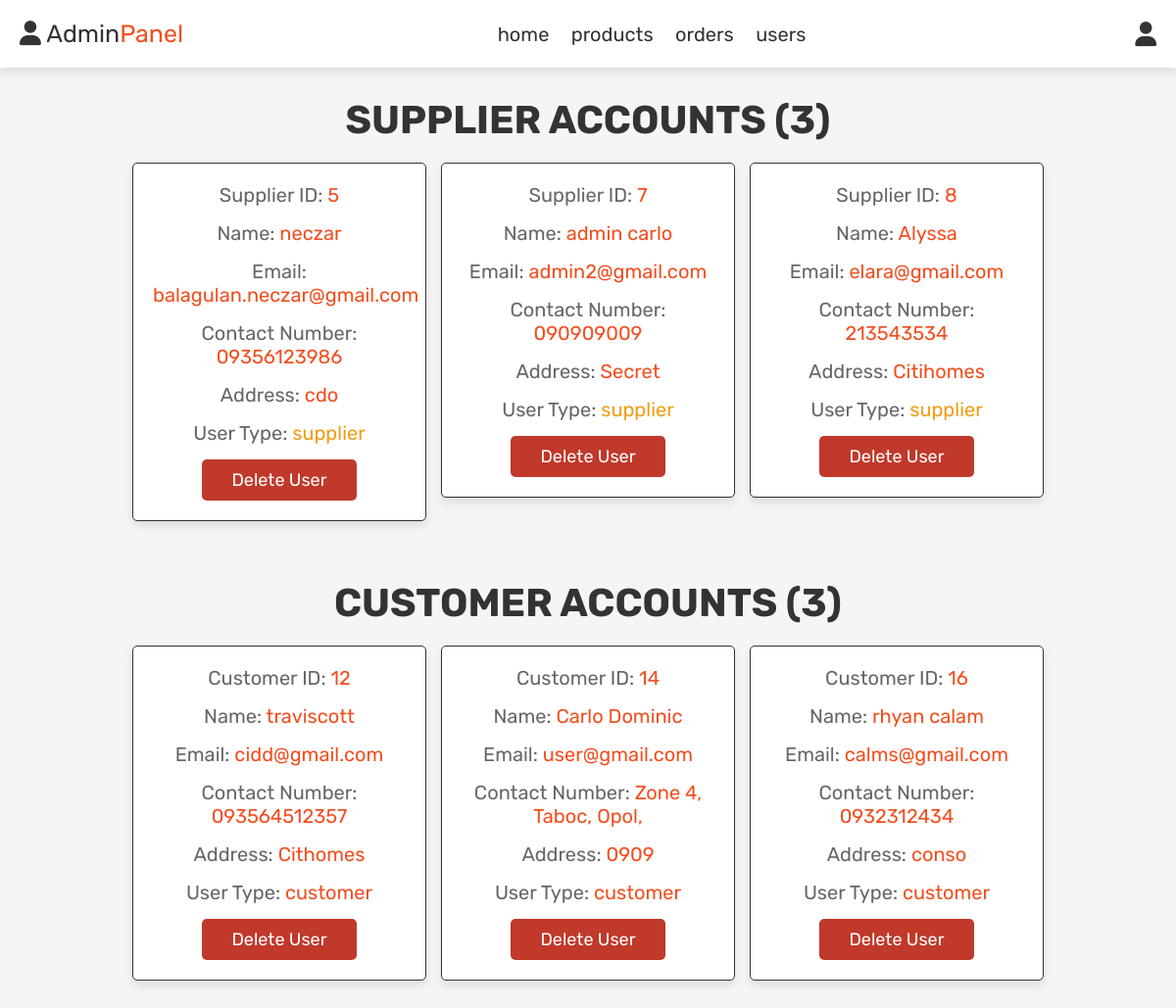
The app's page /admin_users.php (signed in) with its own data.
### tables this page shows
CREATE TABLE `suppliers` (
  `supplier_id` int(11) NOT NULL,
  `supplier_name` varchar(255) NOT NULL,
  `supplier_address` varchar(255) NOT NULL,
  `password` varchar(255) NOT NULL,
  `email` varchar(255) NOT NULL,
  `contact_number` varchar(20) DEFAULT NULL
);

CREATE TABLE `customers` (
  `customer_id` int(11) NOT NULL,
  `customer_name` varchar(255) NOT NULL,
  `email` varchar(255) NOT NULL,
  `shipping_address` varchar(255) NOT NULL,
  `password` varchar(255) NOT NULL,
  `contact_number` varchar(20) DEFAULT NULL
);

### admin_users.php (the view, shortened to what this page needs)
<?php
include 'config.php';
?>
<!DOCTYPE html>
<html lang="en">
<head>
   <link rel="stylesheet" href="https://cdnjs.cloudflare.com/ajax/libs/font-awesome/6.0.0/css/all.min.css">
   <link rel="stylesheet" href="css/admin_style.css">
</head>
<body>
<?php include 'admin_header.php'; ?>
<section class="users">
   <h1 class="title">Supplier Accounts (<?php
      $supplier_count = mysqli_query($conn, "SELECT COUNT(*) as count FROM suppliers") or die('Supplier count query failed');
      $supplier_row = mysqli_fetch_assoc($supplier_count);
      echo $supplier_row['count'];
   ?>)</h1>
   <div class="box-container">
      <?php
         $select_suppliers = mysqli_query($conn, "SELECT supplier_id as user_id, supplier_name AS name, supplier_address, email, contact_number, 'supplier' AS user_type FROM suppliers") or die('Supplier select query failed');
         while($fetch_suppliers = mysqli_fetch_assoc($select_suppliers)){
      ?>
      <div class="box">
         <p> Supplier ID: <span><?php echo $fetch_suppliers['user_id']; ?></span> </p>
         <p> Name: <span><?php echo $fetch_suppliers['name']; ?></span> </p>
         <p> Email: <span><?php echo $fetch_suppliers['email']; ?></span> </p>
         <p> Contact Number: <span><?php echo $fetch_suppliers['contact_number']; ?></span> </p>
         <p> Address: <span><?php echo $fetch_suppliers['supplier_address']; ?></span> </p>
         <p> User Type: <span style="color: var(--orange)"><?php echo $fetch_suppliers['user_type']; ?></span> </p>
         <a href="admin_users.php?delete=<?php echo $fetch_suppliers['user_id']; ?>&user_type=supplier" onclick="return confirm('Delete this user?');" class="delete-btn">Delete User</a>
      </div>
      <?php
         }
      ?>
   </div>
</section>
<section class="users">
   <h1 class="title">Customer Accounts (<?php
      $customer_count = mysqli_query($conn, "SELECT COUNT(*) as count FROM customers") or die('Customer count query failed');
      $customer_row = mysqli_fetch_assoc($customer_count);
      echo $customer_row['count'];
   ?>)</h1>
   <div class="box-container">
      <?php
         $select_customers = mysqli_query($conn, "SELECT customer_id as user_id, customer_name, email,shipping_address, contact_number, 'customer' as user_type FROM customers") or die('Customer select query failed');
         while($fetch_customers = mysqli_fetch_assoc($select_customers)){
      ?>
      <div class="box">
         <p> Customer ID: <span><?php echo $fetch_customers['user_id']; ?></span> </p>
         <p> Name: <span><?php echo $fetch_customers['customer_name']; ?></span> </p>
         <p> Email: <span><?php echo $fetch_customers['email']; ?></span> </p>
         <p> Contact Number: <span><?php echo $fetch_customers['contact_number']; ?></span> </p>
         <p> Address: <span><?php echo $fetch_customers['shipping_address']; ?></span> </p>
         <p> User Type: <span><?php echo $fetch_customers['user_type']; ?></span> </p>
         <a href="admin_users.php?delete=<?php echo $fetch_customers['user_id']; ?>&user_type=customer" onclick="return confirm('Delete this user?');" class="delete-btn">Delete User</a>
      </div>
      <?php
         }
      ?>
   </div>
</section>
</body>
</html>

### css/admin_style.css (style rules this page uses)
:root { --purple:#f24e1e; --red:#c0392b; --orange:#f39c12; --black:#333; --white:#fff; --light-color:#666; --light-white:#ccc; --light-bg:#f5f5f5; --border:.1rem solid var(--black); --box-shadow:0 .5rem 1rem rgba(0,0,0,.1); }
* { font-family: 'Rubik', sans-serif; margin:0; padding:0; box-sizing: border-box; outline: none; border:none; text-decoration: none; transition:all .2s linear; }
html { font-size: 62.5%; overflow-x: hidden; }
body { background-color: var(--light-bg); }
section { padding:3rem 2rem; }
.title { text-align: center; margin-bottom: 2rem; text-transform: uppercase; color:var(--black); font-size: 4rem; }
.btn, .option-btn, .delete-btn, .white-btn { display: inline-block; margin-top: 1rem; padding:1rem 3rem; cursor: pointer; color:var(--white); font-size: 1.8rem; border-radius: .5rem; text-transform: capitalize; }
.delete-btn { background-color: var(--red); }
.users .box-container { display: grid; grid-template-columns: repeat(auto-fit, 30rem); justify-content: center; gap:1.5rem; max-width: 1200px; margin:0 auto; align-items: flex-start; }
.users .box-container .box { background-color: var(--white); padding:2rem; border:var(--border); box-shadow: var(--box-shadow); border-radius: .5rem; text-align: center; }
.users .box-container .box p { padding-bottom: 1.5rem; font-size: 2rem; color:var(--light-color); }
.users .box-container .box p span { color:var(--purple); }
.users .box-container .box .delete-btn { margin-top: 0; }

### records on screen
suppliers: supplier_id "5", supplier_name "neczar", email "balagulan.neczar@gmail.com", contact_number "09356123986", supplier_address "cdo", user_type "supplier"
suppliers: supplier_id "7", supplier_name "admin carlo", email "admin2@gmail.com", contact_number "090909009", supplier_address "Secret", user_type "supplier"
suppliers: supplier_id "8", supplier_name "Alyssa", email "elara@gmail.com", contact_number "213543534", supplier_address "Citihomes", user_type "supplier"
customers: customer_id "12", customer_name "traviscott", email "cidd@gmail.com", contact_number "093564512357", shipping_address "Cithomes", user_type "customer"
customers: customer_id "14", customer_name "Carlo Dominic", email "user@gmail.com", contact_number "Zone 4, Taboc, Opol,", shipping_address "0909", user_type "customer"
customers: customer_id "16", customer_name "rhyan calam", email "calms@gmail.com", contact_number "0932312434", shipping_address "conso", user_type "customer"

### other values on screen
$supplier_row['count'] "3"
$customer_row['count'] "3"
